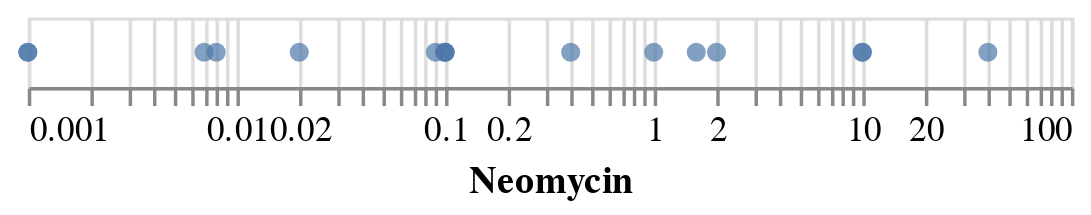

Write notebook code for a chart like this one.
### Code cell
alt.Chart(antibiotics).mark_circle().encode(
    alt.X('Neomycin:Q',
          scale=alt.Scale(type='log'))
)

### Figure 1 — Vega-Lite specification as saved in the notebook (floating-point values rounded to 4 significant figures)
{"config": {"view": {"continuousWidth": 300, "continuousHeight": 300}}, "data": {"name": "data-9358c74bfa85e269e603e741ba1c4924"}, "mark": {"type": "circle"}, "encoding": {"x": {"field": "Neomycin", "scale": {"type": "log"}, "type": "quantitative"}}, "$schema": "https://vega.github.io/schema/vega-lite/v5.20.1.json", "datasets": {"data-9358c74bfa85e269e603e741ba1c4924": [{"Bacteria": "Aerobacter aerogenes", "Penicillin": 870.0, "Streptomycin": 1.0, "Neomycin": 1.6, "Gram_Staining": "negative", "Genus": "other"}, {"Bacteria": "Bacillus anthracis", "Penicillin": 0.001, "Streptomycin": 0.01, "Neomycin": 0.007, "Gram_Staining": "positive", "Genus": "other"}, {"Bacteria": "Brucella abortus", "Penicillin": 1.0, "Streptomycin": 2.0, "Neomycin": 0.02, "Gram_Staining": "negative", "Genus": "other"}, {"Bacteria": "Diplococcus pneumoniae", "Penicillin": 0.005, "Streptomycin": 11.0, "Neomycin": 10.0, "Gram_Staining": "positive", "Genus": "other"}, {"Bacteria": "Escherichia coli", "Penicillin": 100.0, "Streptomycin": 0.4, "Neomycin": 0.1, "Gram_Staining": "negative", "Genus": "other"}, {"Bacteria": "Klebsiella pneumoniae", "Penicillin": 850.0, "Streptomycin": 1.2, "Neomycin": 1.0, "Gram_Staining": "negative", "Genus": "other"}, {"Bacteria": "Mycobacterium tuberculosis", "Penicillin": 800.0, "Streptomycin": 5.0, "Neomycin": 2.0, "Gram_Staining": "negative", "Genus": "other"}, {"Bacteria": "Proteus vulgaris", "Penicillin": 3.0, "Streptomycin": 0.1, "Neomycin": 0.1, "Gram_Staining": "negative", "Genus": "other"}, {"Bacteria": "Pseudomonas aeruginosa", "Penicillin": 850.0, "Streptomycin": 2.0, "Neomycin": 0.4, "Gram_Staining": "negative", "Genus": "other"}, {"Bacteria": "Salmonella (Eberthella) typhosa", "Penicillin": 1.0, "Streptomycin": 0.4, "Neomycin": 0.008, "Gram_Staining": "negative", "Genus": "Salmonella"}, {"Bacteria": "Salmonella schottmuelleri", "Penicillin": 10.0, "Streptomycin": 0.8, "Neomycin": 0.09, "Gram_Staining": "negative", "Genus": "Salmonella"}, {"Bacteria": "Staphylococcus albus", "Penicillin": 0.007, "Streptomycin": 0.1, "Neomycin": 0.001, "Gram_Staining": "positive", "Genus": "Staphylococcus"}, {"Bacteria": "Staphylococcus aureus", "Penicillin": 0.03, "Streptomycin": 0.03, "Neomycin": 0.001, "Gram_Staining": "positive", "Genus": "Staphylococcus"}, {"Bacteria": "Streptococcus fecalis", "Penicillin": 1.0, "Streptomycin": 1.0, "Neomycin": 0.1, "Gram_Staining": "positive", "Genus": "Streptococcus"}, {"Bacteria": "Streptococcus hemolyticus", "Penicillin": 0.001, "Streptomycin": 14.0, "Neomycin": 10.0, "Gram_Staining": "positive", "Genus": "Streptococcus"}, {"Bacteria": "Streptococcus viridans", "Penicillin": 0.005, "Streptomycin": 10.0, "Neomycin": 40.0, "Gram_Staining": "positive", "Genus": "Streptococcus"}]}}
